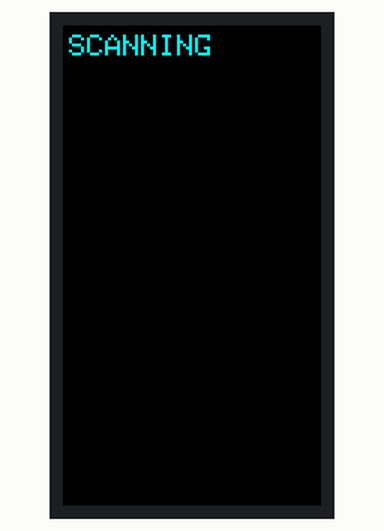
A sketch run on a simulated ESP32-C6. Parts: 172×320 colour display. A WiFi scan finds three made-up networks; what the sketch prints to the serial monitor is not drawn.

Above: at 0.7 s.
At 2.9 s:
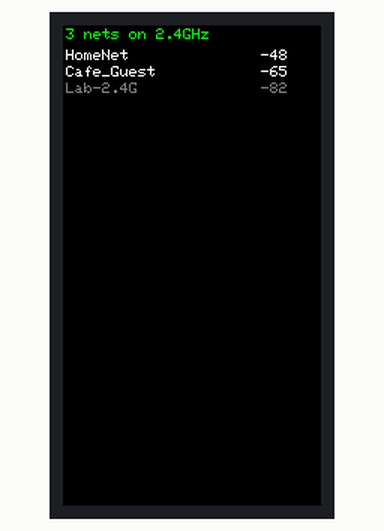

The sketch:

WifiScan.ino
```cpp
// Diagnostic: list every 2.4GHz network the board can see, on screen and serial.
// If your SSID is NOT in this list, the board cannot reach it — almost always
// because it is a 5GHz-only network. The ESP32-C6 is 2.4GHz only.
#include <WiFi.h>
#include <Adafruit_GFX.h>
#include <Adafruit_ST7789.h>
#define LCD_SCK 7
#define LCD_MOSI 6
#define LCD_RST 21
#define LCD_DC 15
#define LCD_CS 14
#define LCD_BL 22
Adafruit_ST7789 tft = Adafruit_ST7789(LCD_CS, LCD_DC, LCD_RST);

void setup() {
  Serial.begin(115200); delay(400);
  pinMode(LCD_BL, OUTPUT); digitalWrite(LCD_BL, HIGH);
  SPI.begin(LCD_SCK, -1, LCD_MOSI, LCD_CS);
  tft.init(172, 320, SPI_MODE0); tft.setSPISpeed(40000000); tft.setRotation(0);
  tft.fillScreen(ST77XX_BLACK);
  tft.setTextColor(ST77XX_CYAN); tft.setTextSize(2);
  tft.setCursor(4,6); tft.println("SCANNING");
  tft.setTextSize(1);

  WiFi.mode(WIFI_STA); WiFi.disconnect(); delay(200);
  int n = WiFi.scanNetworks();
  Serial.printf("\n=== %d networks visible (2.4GHz only) ===\n", n);

  tft.fillScreen(ST77XX_BLACK);
  tft.setTextColor(ST77XX_GREEN); tft.setTextSize(1);
  tft.setCursor(2,2); tft.printf("%d nets on 2.4GHz\n", n);
  int y = 16;
  for (int i = 0; i < n && i < 18; i++) {
    String ssid = WiFi.SSID(i);
    int rssi = WiFi.RSSI(i);
    bool open = (WiFi.encryptionType(i) == WIFI_AUTH_OPEN);
    Serial.printf("  %-28s ch%-3d %4d dBm %s\n", ssid.c_str(), WiFi.channel(i), rssi, open?"OPEN":"secured");
    tft.setTextColor(rssi > -70 ? ST77XX_WHITE : 0x7BEF);
    tft.setCursor(2, y);
    tft.printf("%.20s", ssid.c_str());
    tft.setCursor(132, y);
    tft.printf("%d", rssi);
    y += 11;
    if (y > 300) break;
  }
  Serial.println("=== end of scan ===");
  Serial.println("If your SSID is missing, it is 5GHz-only and the C6 cannot use it.");
}
void loop() { delay(1000); }
```

Measured:
- what the display in image 0 shows lasts 2.3 s, from 0.6 s to 2.9 s
